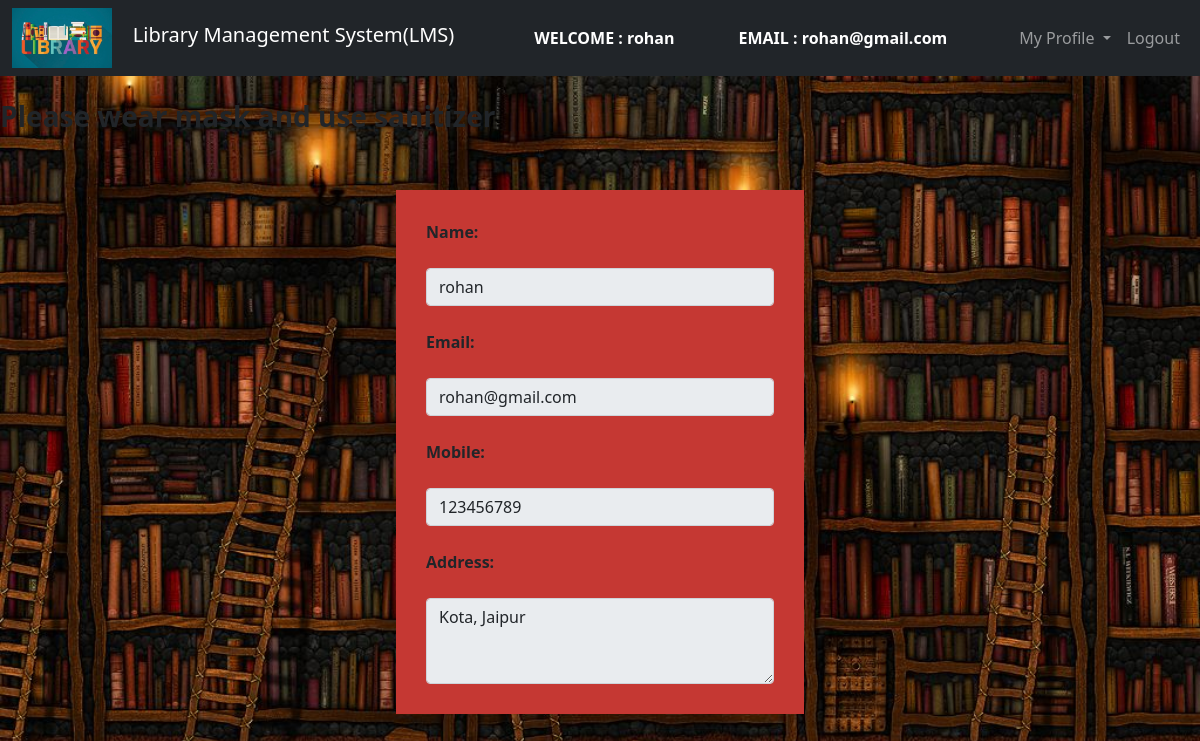
Screenshot of /User/view_profile.php (signed in) with the database file from the repository.
### tables this page shows
CREATE TABLE `users` (
  `id` int(11) NOT NULL,
  `name` varchar(50) NOT NULL,
  `email` varchar(100) NOT NULL,
  `password` varchar(100) NOT NULL,
  `mobile` int(10) NOT NULL,
  `address` varchar(250) NOT NULL
);

### User/view_profile.php (the view, shortened to what this page needs)
<?php
$connection = mysqli_connect("localhost", "root", "");
$name = "";
$email = "";
$mobile = "";
$address = "";
$query = "select * from users where email = '$_SESSION[email]'";
$query_run = mysqli_query($connection, $query);
while ($row = mysqli_fetch_assoc($query_run)) {
    $name = $row['name'];
    $email = $row['email'];
    $mobile = $row['mobile'];
    $address = $row['address'];
}
?>
<!DOCTYPE html>
<html>
<head>
    <link href="https://cdn.jsdelivr.net/npm/bootstrap@5.0.0-beta2/dist/css/bootstrap.min.css" rel="stylesheet">
</head>
<body>
    <nav class="navbar navbar-expand-lg navbar-dark bg-dark">
        <div class="container-fluid">
            <div class="navbar-header">
                <img src="./images/abc1.jpeg" width="100" height="60"> &nbsp &nbsp
                <a class="navbar-brand" href="user_dashboard.php">Library Management System(LMS)</a>
            </div>
            <font style="color: white">
                <span>
                    <strong>
                        WELCOME : <?php echo $_SESSION['name']; ?></strong>
                </span>
            </font>
            <font style="color: white">
                <span>
                    <strong>
                        EMAIL : <?php echo $_SESSION['email']; ?></strong>
                </span>
            </font>
            <ul class="nav navbar-nav navbar-right">
                <li class="nav-item dropdown">
                    <a class="nav-link dropdown-toggle" data-toggle="dropdown">
                        My Profile
                    </a>
                </li>
                <li class="nav-item"><a class="nav-link" href="../logout.php">
                        Logout
                    </a></li>
            </ul>
        </div>
    </nav><br>
    <?php include '../header.php'; ?><br>
    <b>
        <div class="row">
            <div class="col-md-4"> </div>
            <div class="col-md-4" style="background-color: rgb(197, 56, 51); padding: 30px">
                <form>
                    <div class="form-group">
                        <label>Name: </label><br><br>
                        <input type="text" class="form-control" value="<?php echo $name; ?>" disabled>
                    </div>
                    <br>
                    <div class="form-group">
                        <label>Email: </label><br><br>
                        <input type="text" class="form-control" value="<?php echo $email; ?>" disabled>
                    </div>
                    <br>
                    <div class="form-group">
                        <label>Mobile: </label><br><br>
                        <input type="text" class="form-control" value="<?php echo $mobile; ?>" disabled>
                    </div>
                    <br>
                    <div class="form-group">
                        <label>Address: </label><br><br>
                        <textarea rows="3" cols="40" disabled="" class="form-control"><?php echo $address; ?></textarea>
                    </div>
                </form>
            </div>
        </div>
    </b>
</body>
</html>

### User/view_profile.php (style rules this page uses)
body { background-image: url("./images/final3.jpg"); background-repeat: no-repeat; background-size: cover; background-color: #cccccc; }

### rows the page displays
users: name "rohan", email "rohan@gmail.com", mobile "123456789", address "Kota, Jaipur"

### other values shown
$_SESSION['name'] "rohan"
$_SESSION['email'] "rohan@gmail.com"
